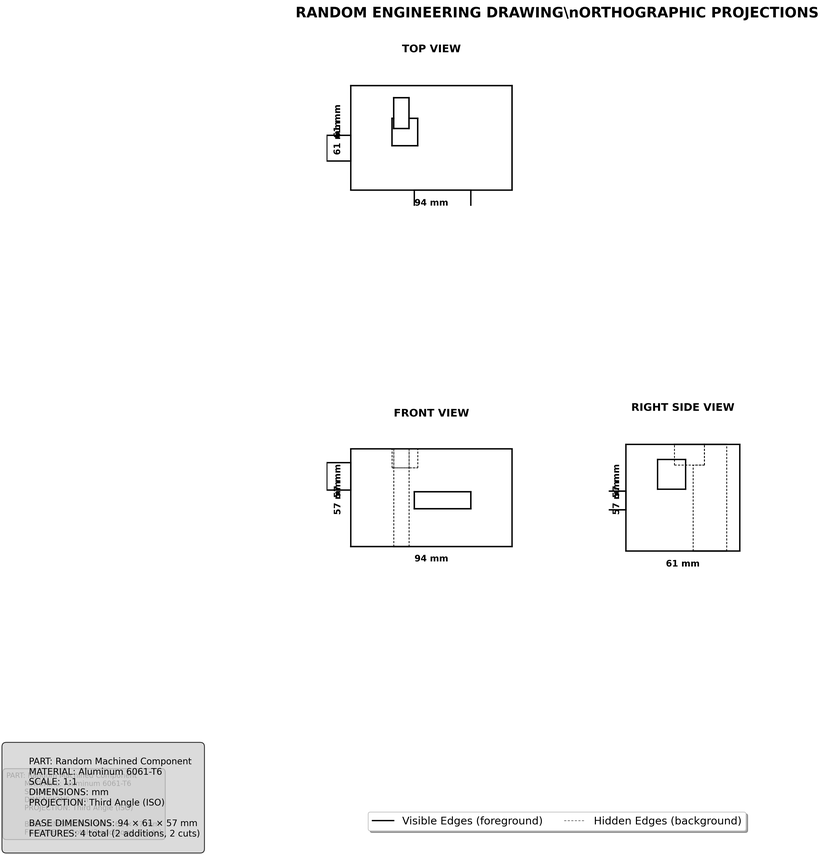
#> input picture random_engineering_drawings.png, 825 x 855 px, shrunk from 3883 x 4025 before the run
$ python HLR_Diagnostic_Tool.py
#> lines starting #> are read from the running program, lines starting #| are printed output that depends on the picture; after the words box and inside, x2 and y2 are one past the last pixel; in counts of white or black regions, pixels touching at a corner belong together
#> the answer given: 1
#!/usr/bin/env python3
"""
Hidden Line Removal Diagnostic Tool
===================================
This tool analyzes the generated engineering drawings and helps identify
issues with hidden line removal accuracy.
"""

import matplotlib.pyplot as plt
import matplotlib.patches as patches
from PIL import Image
import numpy as np

class HLRDiagnostic:
    def __init__(self):
        self.drawing_path = "random_engineering_drawings.png"

    def analyze_drawing(self):
        """Analyze the generated engineering drawing for HLR issues."""
        print("HLR Diagnostic Tool")
        print("==================")

        try:
            # Load the image
            img = Image.open(self.drawing_path)
#> img is the input picture: PIL image 825x855 RGBA; mean R, G, B, A 249.7, 249.7, 249.7, 255
            img_array = np.array(img)

            print(f"✓ Loaded drawing: {self.drawing_path}")
            print(f"  Image size: {img.size}")
#|   Image size: (825, 855)
            print(f"  Image mode: {img.mode}")
#|   Image mode: RGBA

            # Display the image with analysis overlay
            self.display_with_analysis(img_array)

        except FileNotFoundError:
            print(f"✗ Drawing file not found: {self.drawing_path}")
            print("  Please run Random_Engineering_Drawings.py first")

    def display_with_analysis(self, img_array):
        """Display the drawing with analysis overlays."""
        fig, axes = plt.subplots(2, 2, figsize=(15, 12))
        fig.suptitle('Hidden Line Removal Diagnostic Analysis', fontsize=16)

        # Original drawing
        axes[0, 0].imshow(img_array)
        axes[0, 0].set_title('Original Drawing')
        axes[0, 0].axis('off')

        # Convert to grayscale for analysis
        if len(img_array.shape) == 3:
            gray = np.mean(img_array, axis=2)
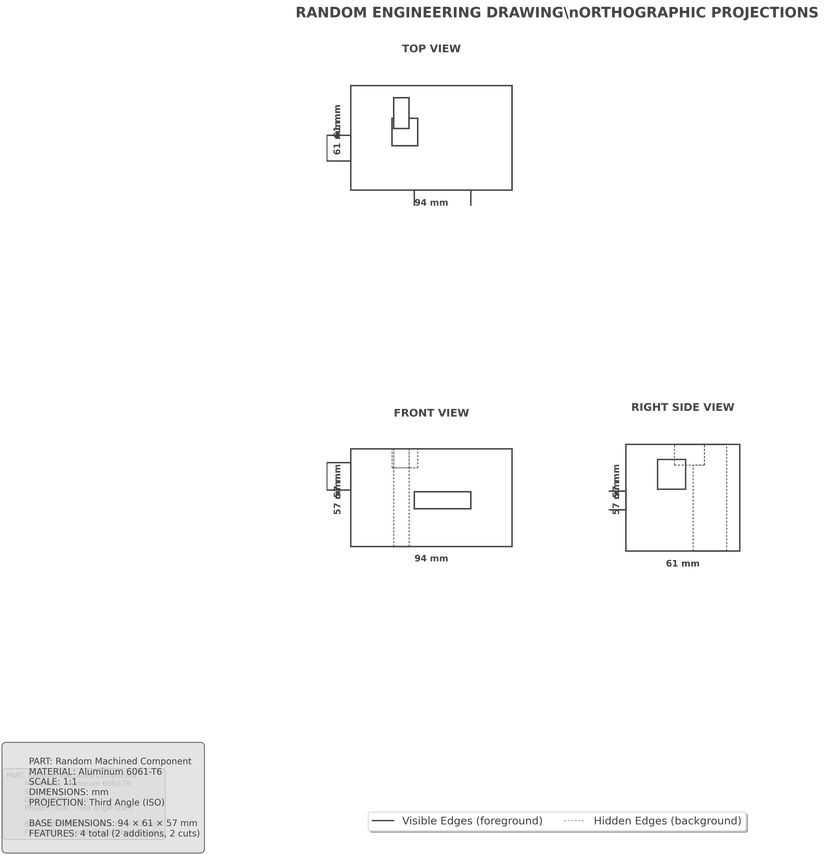
#> gray: shape (855, 825) float64; min 63.75, max 255, mean 251.1
        else:
            gray = img_array

        # Edge detection to identify line patterns
        from scipy import ndimage
        edges = ndimage.sobel(gray)
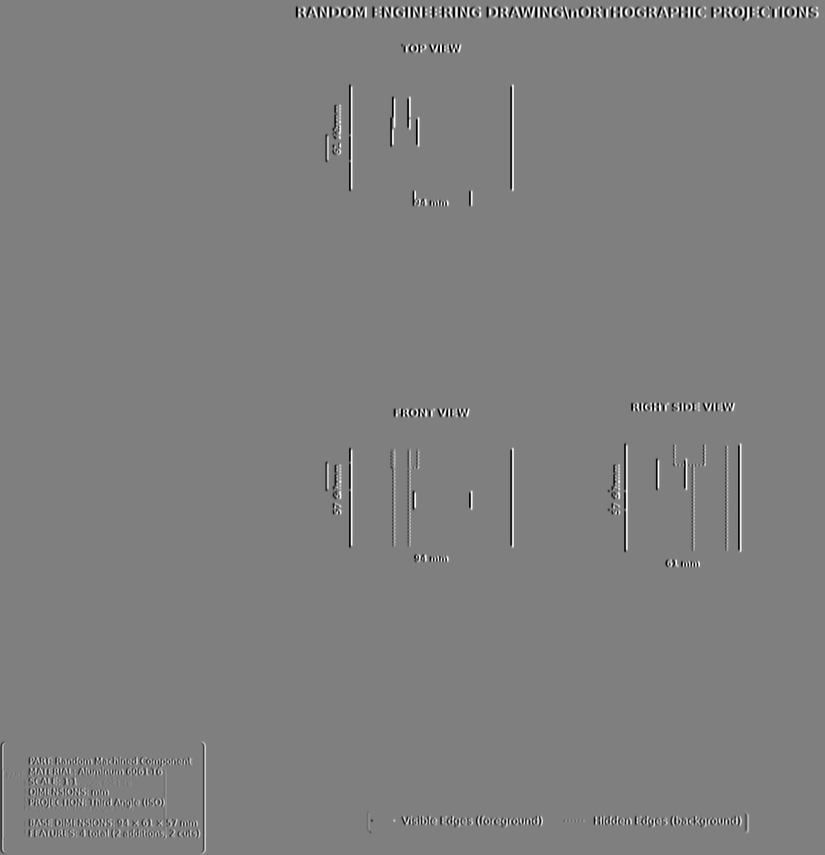
#> edges: shape (855, 825) float64; min -765, max 765, mean 0; drawn with min black and max white

        axes[0, 1].imshow(edges, cmap='gray')
        axes[0, 1].set_title('Edge Detection (All Lines)')
        axes[0, 1].axis('off')

        # Analyze line thickness patterns (solid vs dashed)
        self.analyze_line_patterns(gray, axes[1, 0])

        # Generate improvement suggestions
        self.generate_suggestions(axes[1, 1])

        plt.tight_layout()
        plt.show()

    def analyze_line_patterns(self, gray_img, ax):
        """Analyze line patterns to distinguish solid from dashed lines."""
        # Simple analysis of line continuity
        # This is a basic implementation - could be enhanced

        # Threshold to identify lines
        threshold = np.mean(gray_img) - np.std(gray_img)
#> threshold = 230.1
        binary = gray_img < threshold
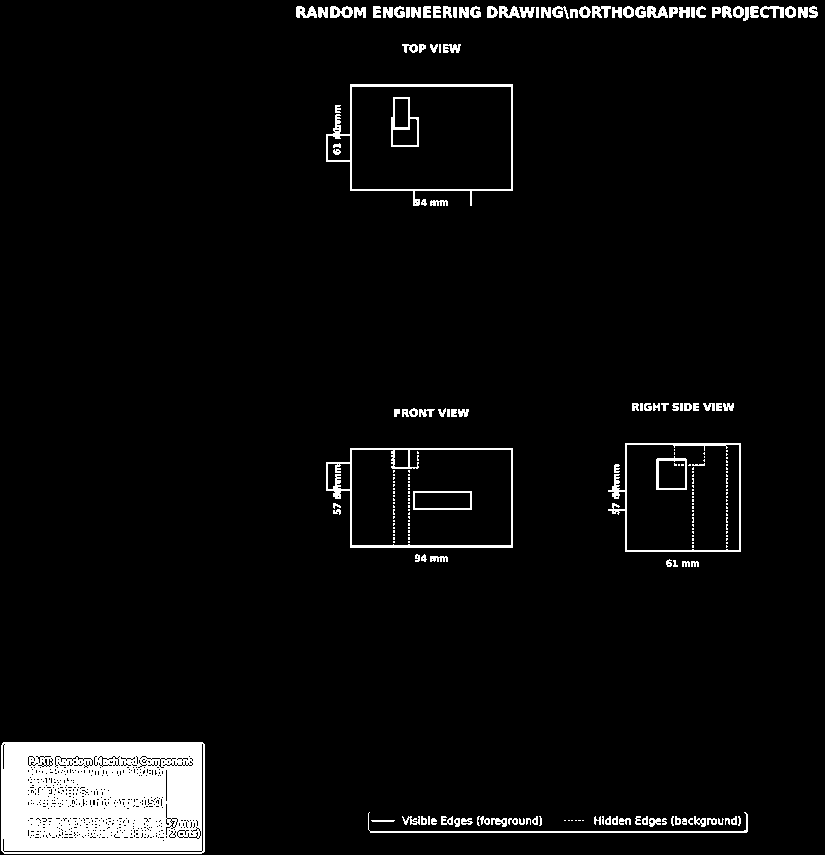
#> binary: shape (855, 825) bool; 4.9% white; 229 white regions (109 under 20 px), largest, box (x1, y1, x2, y2) and area: (1, 742, 205, 854) 20933, (326, 448, 513, 548) 1666, (326, 84, 513, 206) 1581

        ax.imshow(binary, cmap='gray')
        ax.set_title('Line Pattern Analysis\n(Black = Lines)')
        ax.axis('off')

        # Count line segments
        line_pixels = np.sum(binary)
#> line_pixels = 34691
        total_pixels = binary.size
#> total_pixels = 705375
        line_density = line_pixels / total_pixels
#> line_density = 0.0492

        print(f"  Line density: {line_density:.3f}")
#|   Line density: 0.049
        if line_density > 0.1:
            print("  ⚠️  High line density - may indicate too many visible lines")
        elif line_density < 0.02:
            print("  ⚠️  Low line density - may indicate over-aggressive hidden line removal")
        else:
            print("  ✓ Line density appears reasonable")

    def generate_suggestions(self, ax):
        """Generate improvement suggestions based on analysis."""
        suggestions = [
            "HLR Improvement Suggestions:",
            "",
            "1. Ray Tracing Parameters:",
            "   • Increase ray samples (current: 50)",
            "   • Adjust visibility threshold (current: 60%)",
            "   • Refine intersection tolerance",
            "",
            "2. Edge Classification:",
            "   • Review boundary detection logic",
            "   • Check depth-based visibility",
            "   • Validate face normal orientations",
            "",
            "3. Geometric Accuracy:",
            "   • Use BRepClass3d_SolidClassifier",
            "   • Implement proper curve intersection",
            "   • Add surface projection validation",
            "",
            "4. Visual Validation:",
            "   • Compare with 3D model",
            "   • Check against CAD standards",
            "   • Verify orthographic projections"
        ]

        ax.text(0.05, 0.95, '\n'.join(suggestions),
                transform=ax.transAxes, fontsize=10,
                verticalalignment='top', fontfamily='monospace',
                bbox=dict(boxstyle="round,pad=0.3", facecolor="lightblue", alpha=0.7))
        ax.set_xlim(0, 1)
        ax.set_ylim(0, 1)
        ax.axis('off')
        ax.set_title('Diagnostic Recommendations')

    def run_interactive_analysis(self):
        """Run interactive analysis with user input."""
        print("\nInteractive HLR Analysis")
        print("========================")

        while True:
            print("\nOptions:")
            print("1. Analyze current drawing")
            print("2. Suggest ray tracing improvements")
            print("3. Show geometric validation tips")
            print("4. Exit")

            choice = input("\nSelect option (1-4): ").strip()

            if choice == '1':
                self.analyze_drawing()
#> in display_with_analysis, `plt.show()`:
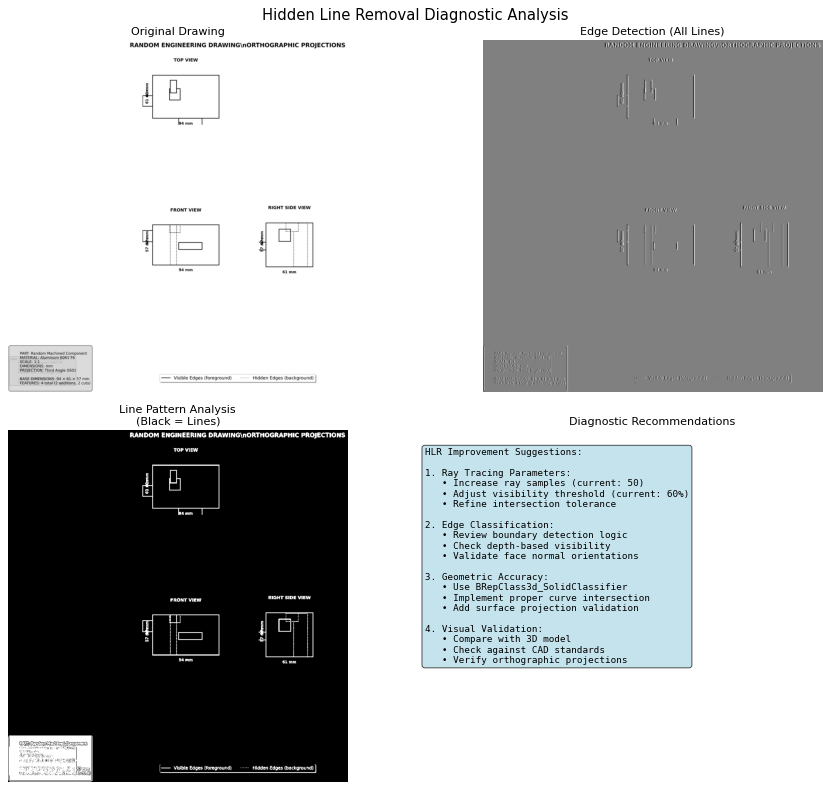
#> figure drawn by matplotlib, 3 panels
            elif choice == '2':
                self.suggest_ray_improvements()
            elif choice == '3':
                self.show_validation_tips()
            elif choice == '4':
                print("Analysis complete.")
                break
            else:
                print("Invalid option. Please select 1-4.")

    # [43 lines left out: functions suggest_ray_improvements, show_validation_tips, not called in this run]

def main():
    """Main function to run the diagnostic tool."""
    diagnostic = HLRDiagnostic()

    print("Hidden Line Removal Diagnostic Tool")
    print("===================================")
    print("This tool helps analyze and improve HLR accuracy.")
    print("")

    # Check if drawing exists
    try:
        with open(diagnostic.drawing_path, 'rb'):
            pass
        print(f"✓ Found drawing file: {diagnostic.drawing_path}")
    except FileNotFoundError:
        print(f"✗ Drawing file not found: {diagnostic.drawing_path}")
        print("Please run Random_Engineering_Drawings.py first to generate a drawing.")
        return

    # Run analysis
    diagnostic.run_interactive_analysis()

if __name__ == "__main__":
    try:
        from scipy import ndimage
#> (the run stopped early here; a loop or call above may not have finished)
